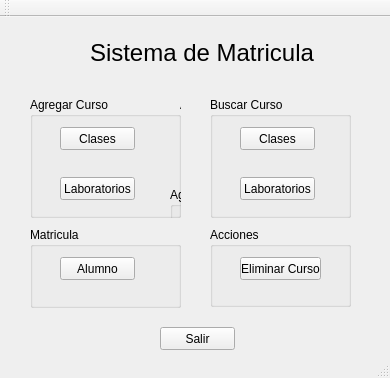
<?xml version="1.0" encoding="UTF-8"?>
<ui version="4.0">
 <class>MainWindow</class>
 <widget class="QMainWindow" name="MainWindow">
  <property name="geometry">
   <rect>
    <x>0</x>
    <y>0</y>
    <width>390</width>
    <height>378</height>
   </rect>
  </property>
  <property name="windowTitle">
   <string>MainWindow</string>
  </property>
  <widget class="QWidget" name="centralWidget">
   <widget class="QPushButton" name="AddClases">
    <property name="geometry">
     <rect>
      <x>60</x>
      <y>110</y>
      <width>75</width>
      <height>23</height>
     </rect>
    </property>
    <property name="text">
     <string>Clases</string>
    </property>
   </widget>
   <widget class="QGroupBox" name="groupBox_5">
    <property name="geometry">
     <rect>
      <x>210</x>
      <y>80</y>
      <width>141</width>
      <height>121</height>
     </rect>
    </property>
    <property name="title">
     <string>Buscar Curso</string>
    </property>
    <widget class="QPushButton" name="BuscarClases">
     <property name="geometry">
      <rect>
       <x>30</x>
       <y>30</y>
       <width>75</width>
       <height>23</height>
      </rect>
     </property>
     <property name="text">
      <string>Clases</string>
     </property>
    </widget>
    <widget class="QPushButton" name="BuscarLabs">
     <property name="geometry">
      <rect>
       <x>30</x>
       <y>80</y>
       <width>75</width>
       <height>23</height>
      </rect>
     </property>
     <property name="text">
      <string>Laboratorios</string>
     </property>
    </widget>
   </widget>
   <widget class="QLabel" name="label">
    <property name="geometry">
     <rect>
      <x>90</x>
      <y>10</y>
      <width>231</width>
      <height>51</height>
     </rect>
    </property>
    <property name="font">
     <font>
      <pointsize>18</pointsize>
     </font>
    </property>
    <property name="text">
     <string>Sistema de Matricula</string>
    </property>
   </widget>
   <widget class="QGroupBox" name="groupBox">
    <property name="geometry">
     <rect>
      <x>30</x>
      <y>80</y>
      <width>151</width>
      <height>121</height>
     </rect>
    </property>
    <property name="title">
     <string>Agregar Curso</string>
    </property>
    <widget class="QGroupBox" name="groupBox_2">
     <property name="geometry">
      <rect>
       <x>140</x>
       <y>90</y>
       <width>151</width>
       <height>121</height>
      </rect>
     </property>
     <property name="title">
      <string>Agregar</string>
     </property>
    </widget>
    <widget class="QGroupBox" name="groupBox_3">
     <property name="geometry">
      <rect>
       <x>150</x>
       <y>0</y>
       <width>151</width>
       <height>121</height>
      </rect>
     </property>
     <property name="title">
      <string>Agregar</string>
     </property>
     <widget class="QGroupBox" name="groupBox_4">
      <property name="geometry">
       <rect>
        <x>140</x>
        <y>90</y>
        <width>151</width>
        <height>121</height>
       </rect>
      </property>
      <property name="title">
       <string>Agregar</string>
      </property>
     </widget>
    </widget>
   </widget>
   <widget class="QPushButton" name="BtnSalir">
    <property name="geometry">
     <rect>
      <x>160</x>
      <y>310</y>
      <width>75</width>
      <height>23</height>
     </rect>
    </property>
    <property name="text">
     <string>Salir</string>
    </property>
   </widget>
   <widget class="QGroupBox" name="groupBox_6">
    <property name="geometry">
     <rect>
      <x>30</x>
      <y>210</y>
      <width>151</width>
      <height>81</height>
     </rect>
    </property>
    <property name="title">
     <string>Matricula</string>
    </property>
    <widget class="QPushButton" name="AddAlumno">
     <property name="geometry">
      <rect>
       <x>30</x>
       <y>30</y>
       <width>75</width>
       <height>23</height>
      </rect>
     </property>
     <property name="text">
      <string>Alumno</string>
     </property>
    </widget>
   </widget>
   <widget class="QPushButton" name="AddLabs">
    <property name="geometry">
     <rect>
      <x>60</x>
      <y>160</y>
      <width>75</width>
      <height>23</height>
     </rect>
    </property>
    <property name="text">
     <string>Laboratorios</string>
    </property>
   </widget>
   <widget class="QGroupBox" name="groupBox_7">
    <property name="geometry">
     <rect>
      <x>210</x>
      <y>210</y>
      <width>141</width>
      <height>80</height>
     </rect>
    </property>
    <property name="title">
     <string>Acciones</string>
    </property>
    <widget class="QPushButton" name="Eliminar">
     <property name="geometry">
      <rect>
       <x>30</x>
       <y>30</y>
       <width>81</width>
       <height>23</height>
      </rect>
     </property>
     <property name="text">
      <string>Eliminar Curso</string>
     </property>
    </widget>
   </widget>
   <zorder>groupBox</zorder>
   <zorder>AddClases</zorder>
   <zorder>groupBox_5</zorder>
   <zorder>label</zorder>
   <zorder>BtnSalir</zorder>
   <zorder>groupBox_6</zorder>
   <zorder>AddLabs</zorder>
   <zorder>groupBox_7</zorder>
  </widget>
  <widget class="QToolBar" name="mainToolBar">
   <attribute name="toolBarArea">
    <enum>TopToolBarArea</enum>
   </attribute>
   <attribute name="toolBarBreak">
    <bool>false</bool>
   </attribute>
  </widget>
  <widget class="QStatusBar" name="statusBar"/>
 </widget>
 <layoutdefault spacing="6" margin="11"/>
 <resources/>
 <connections/>
</ui>
